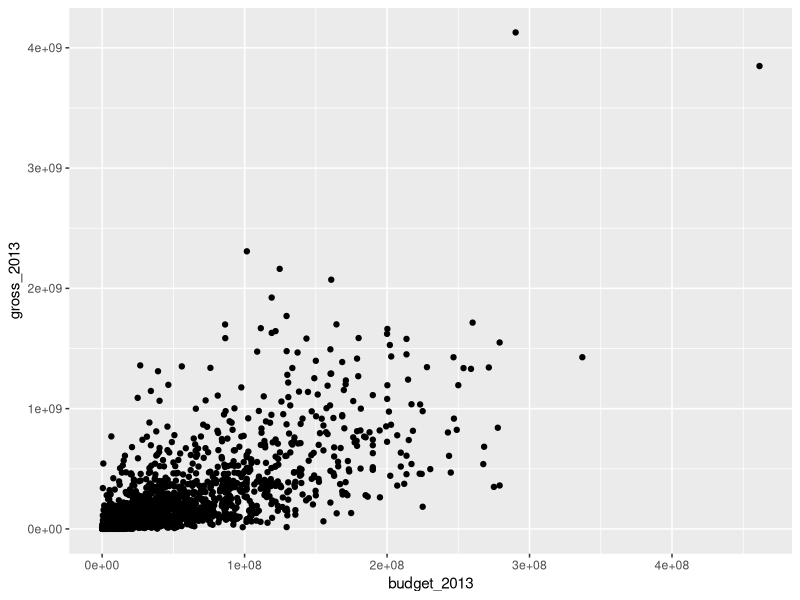
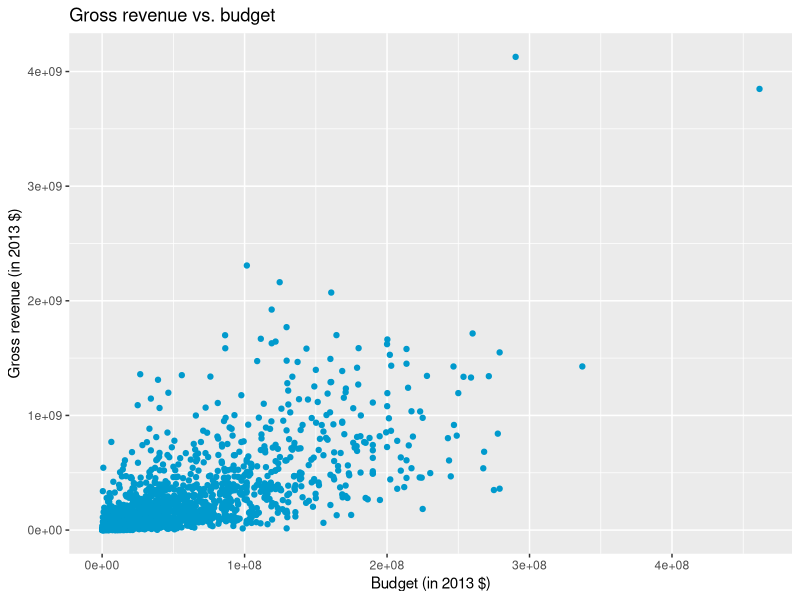
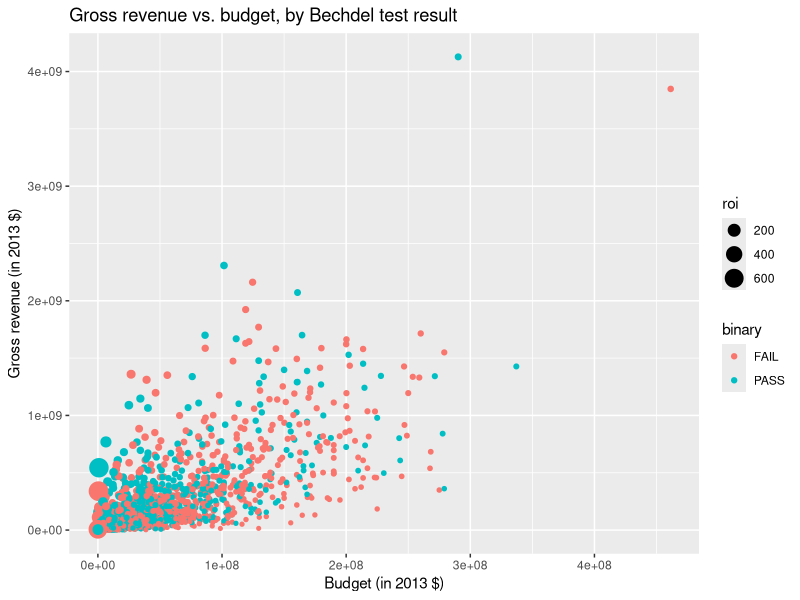
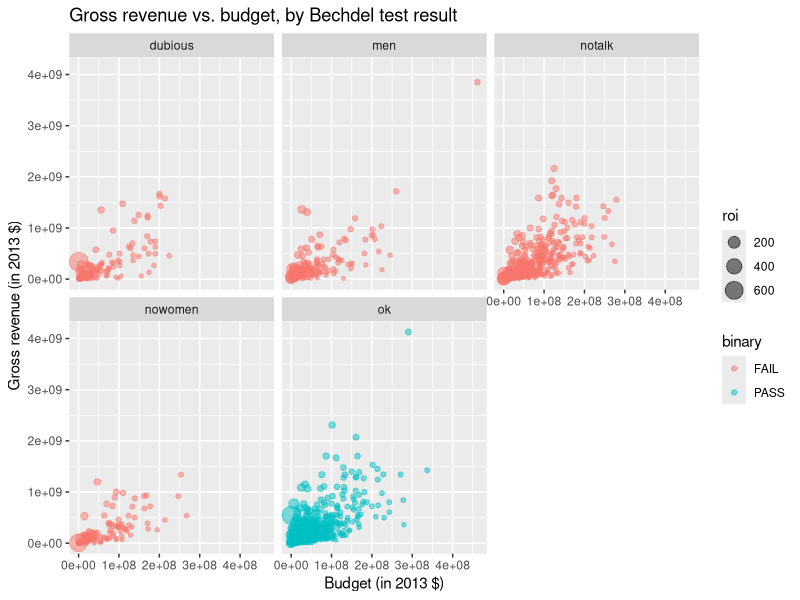
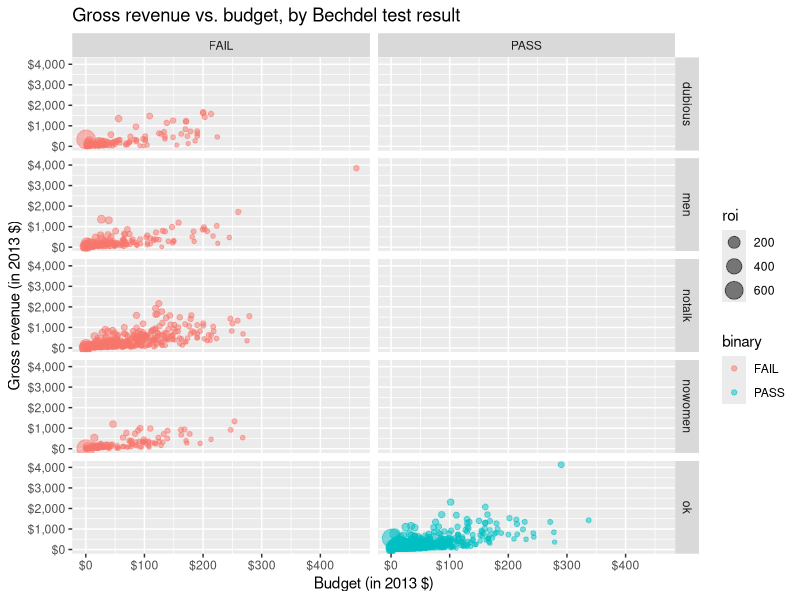

The R script that drew these images, in order:
## ---- chunk 1
#| echo: false
bechdel <- read.csv("data/bechdel.csv") # put in R file to r chunks have data to use
## ---- chunk 2
#| label: load-packages
#| message: false
#| warning: false
library(tidyverse)
library(scales)
## ---- chunk 3
#| echo: false
library(tidyverse) # put in r file to r chunks have packages to use
library(scales)
## ---- chunk 4
glimpse(bechdel)
## ---- chunk 5
#| echo: false
library(ggplot2)
ggplot(bechdel, 
       aes(x = budget_2013, y = gross_2013)) +
  geom_point()
## ---- chunk 6
#| label: plot-labels

ggplot(bechdel, 
       aes(x = budget_2013, y = gross_2013))+
  geom_point(color = "deepskyblue3") + 
  labs(
    x = "Budget (in 2013 $)", 
    y = "Gross revenue (in 2013 $)", 
    title = "Gross revenue vs. budget"
    )
## ---- chunk 7
#| label: plot-aes-color-solution
ggplot(bechdel, 
       aes(x = budget_2013, y = gross_2013,
           color = binary, size = roi)) +
  geom_point() + 
  labs(
    x = "Budget (in 2013 $)", 
    y = "Gross revenue (in 2013 $)", 
    title = "Gross revenue vs. budget, by Bechdel test result"
    )
## ---- chunk 8
#| label: plot-facet-wrap-sol

ggplot(bechdel, 
  aes(x = budget_2013, y = gross_2013,
    color = binary, size = roi)) +
  geom_point(alpha = 0.5) + 
  facet_wrap(~ clean_test) +
  labs(
    x = "Budget (in 2013 $)", 
    y = "Gross revenue (in 2013 $)", 
    title = "Gross revenue vs. budget, by Bechdel test result"
    )
## ---- chunk 9
ggplot(bechdel, 
       aes(x = budget_2013, y = gross_2013,
           color = binary, size = roi)) +
  geom_point(alpha = 0.5) + 
  facet_grid(clean_test ~ binary) +
  scale_x_continuous(labels = label_dollar(scale = 1/1000000)) +
  scale_y_continuous(labels = label_dollar(scale = 1/1000000)) +
  labs(
    x = "Budget (in 2013 $)", 
    y = "Gross revenue (in 2013 $)", 
    title = "Gross revenue vs. budget, by Bechdel test result"
    )
